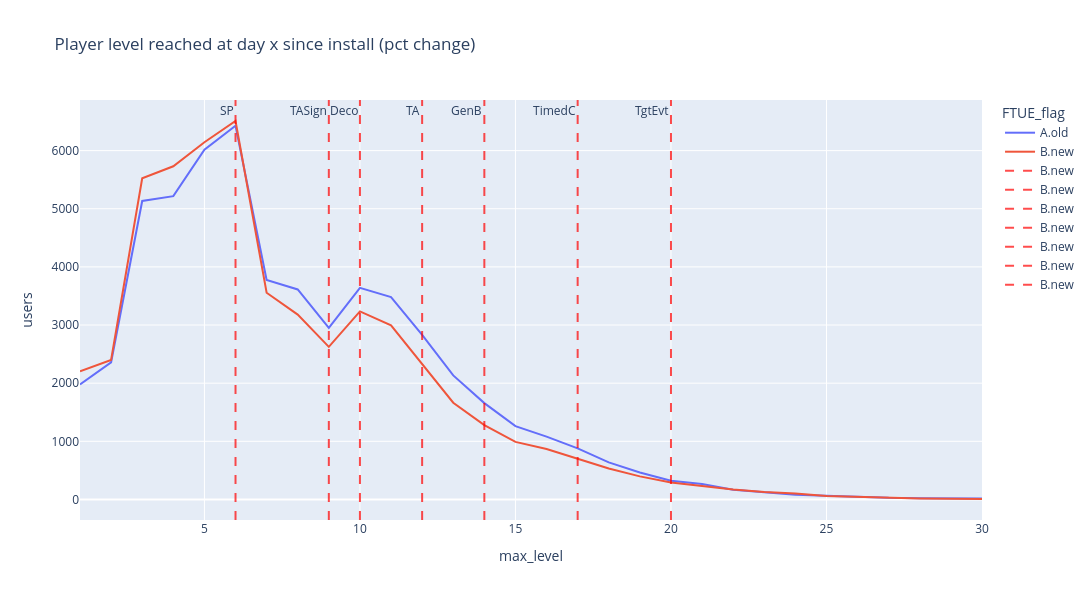
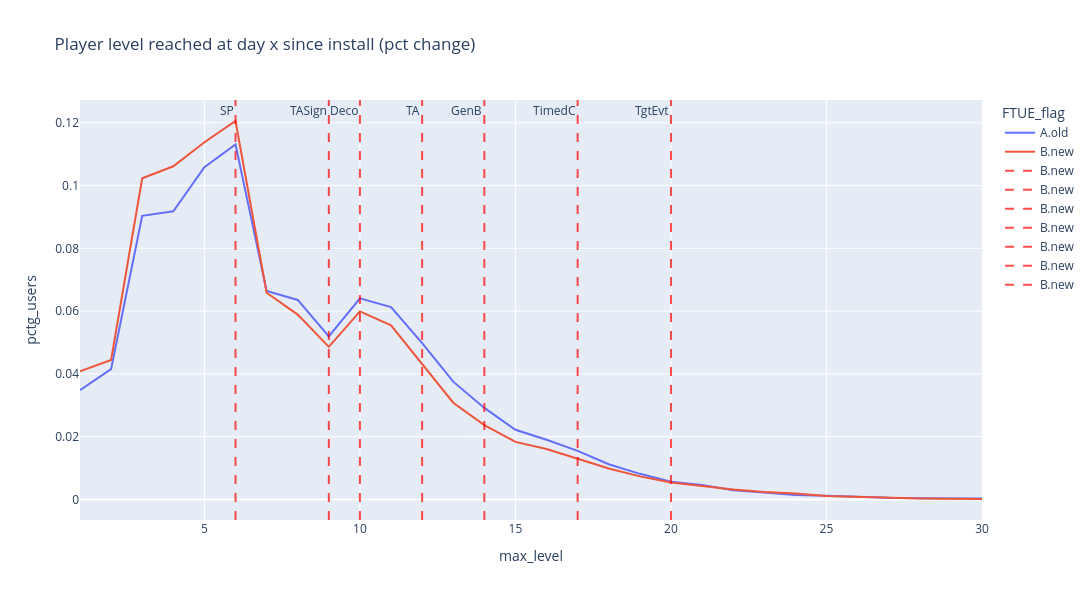

Write notebook code for charts like these, in order.
### Code cell
# hide-output
fig = px.line(pl_ftue_funnel_agg[pl_ftue_funnel_agg['max_level'] <= 30], 
              x='max_level', 
              y='users',
              color='FTUE_flag',
              title='Player level reached at day x since install (pct change)',
              width=1200,
              height=600,
              hover_data={'max_level': True, 'users': True},)

fig = add_event_annotations(fig, events_config, x_col='max_level', ftue_col='FTUE_flag', data=pl_ftue_funnel_agg)

fig.show()

# hide-output
fig = px.line(pl_ftue_funnel_agg[pl_ftue_funnel_agg['max_level'] <= 30], 
              x='max_level', 
              y='pctg_users',
              color='FTUE_flag',
              title='Player level reached at day x since install (pct change)',
              width=1200,
              height=600,
              hover_data={'max_level': True, 'users': True},)

fig = add_event_annotations(fig, events_config, x_col='max_level', ftue_col='FTUE_flag', data=pl_ftue_funnel_agg)

fig.show()

# hide-output
fig = px.line(pl_ftue_funnel_agg[pl_ftue_funnel_agg['max_level'] <= 30], 
              x='max_level', 
              y='pctg_diff_users',
              color='FTUE_flag',
              title='Player level reached at day x since install (pct change)',
              width=1200,
              height=600,
              hover_data={'max_level': True, 'users': True},)

fig = add_event_annotations(fig, events_config, x_col='max_level', ftue_col='FTUE_flag', data=pl_ftue_funnel_agg)

fig.show()

### Figure 1 — Plotly figure (JSON) as saved in the notebook; plotly's stock layout.template omitted (floating-point values rounded to 4 significant figures)
{"data": [{"hovertemplate": "FTUE_flag=A.old<br>max_level=%{x}<br>users=%{y}<extra></extra>", "legendgroup": "A.old", "line": {"color": "#636efa", "dash": "solid"}, "marker": {"symbol": "circle"}, "mode": "lines", "name": "A.old", "orientation": "v", "showlegend": true, "type": "scatter", "x": [1, 2, 3, 4, 5, 6, 7, 8, 9, 10, 11, 12, 13, 14, 15, 16, 17, 18, 19, 20, 21, 22, 23, 24, 25, 26, 27, 28, 29, 30], "xaxis": "x", "y": [1978, 2359, 5134, 5216, 6014, 6428, 3776, 3612, 2952, 3640, 3482, 2829, 2133, 1657, 1262, 1081, 879, 637, 464, 321, 264, 168, 124, 83, 66, 42, 29, 23, 17, 16], "yaxis": "y"}, {"hovertemplate": "FTUE_flag=B.new<br>max_level=%{x}<br>users=%{y}<extra></extra>", "legendgroup": "B.new", "line": {"color": "#EF553B", "dash": "solid"}, "marker": {"symbol": "circle"}, "mode": "lines", "name": "B.new", "orientation": "v", "showlegend": true, "type": "scatter", "x": [1, 2, 3, 4, 5, 6, 7, 8, 9, 10, 11, 12, 13, 14, 15, 16, 17, 18, 19, 20, 21, 22, 23, 24, 25, 26, 27, 28, 29, 30], "xaxis": "x", "y": [2203, 2398, 5523, 5730, 6144, 6509, 3555, 3180, 2624, 3235, 2995, 2331, 1664, 1279, 990, 869, 698, 532, 397, 292, 232, 170, 130, 103, 59, 41, 26, 17, 11, 8], "yaxis": "y"}], "layout": {"annotations": [{"showarrow": false, "text": "SP", "x": 6, "xanchor": "right", "xref": "x", "y": 1, "yanchor": "top", "yref": "y domain"}, {"showarrow": false, "text": "TASign", "x": 9, "xanchor": "right", "xref": "x", "y": 1, "yanchor": "top", "yref": "y domain"}, {"showarrow": false, "text": "Deco", "x": 10, "xanchor": "right", "xref": "x", "y": 1, "yanchor": "top", "yref": "y domain"}, {"showarrow": false, "text": "TA", "x": 12, "xanchor": "right", "xref": "x", "y": 1, "yanchor": "top", "yref": "y domain"}, {"showarrow": false, "text": "GenB", "x": 14, "xanchor": "right", "xref": "x", "y": 1, "yanchor": "top", "yref": "y domain"}, {"showarrow": false, "text": "TimedC", "x": 17, "xanchor": "right", "xref": "x", "y": 1, "yanchor": "top", "yref": "y domain"}, {"showarrow": false, "text": "TgtEvt", "x": 20, "xanchor": "right", "xref": "x", "y": 1, "yanchor": "top", "yref": "y domain"}], "height": 600, "legend": {"title": {"text": "FTUE_flag"}, "tracegroupgap": 0}, "shapes": [{"legendgroup": "B.new", "line": {"color": "red", "dash": "dash"}, "name": "B.new", "opacity": 0.7, "showlegend": true, "type": "line", "x0": 6, "x1": 6, "xref": "x", "y0": 0, "y1": 1, "yref": "y domain"}, {"legendgroup": "B.new", "line": {"color": "red", "dash": "dash"}, "name": "B.new", "opacity": 0.7, "showlegend": true, "type": "line", "x0": 9, "x1": 9, "xref": "x", "y0": 0, "y1": 1, "yref": "y domain"}, {"legendgroup": "B.new", "line": {"color": "red", "dash": "dash"}, "name": "B.new", "opacity": 0.7, "showlegend": true, "type": "line", "x0": 10, "x1": 10, "xref": "x", "y0": 0, "y1": 1, "yref": "y domain"}, {"legendgroup": "B.new", "line": {"color": "red", "dash": "dash"}, "name": "B.new", "opacity": 0.7, "showlegend": true, "type": "line", "x0": 12, "x1": 12, "xref": "x", "y0": 0, "y1": 1, "yref": "y domain"}, {"legendgroup": "B.new", "line": {"color": "red", "dash": "dash"}, "name": "B.new", "opacity": 0.7, "showlegend": true, "type": "line", "x0": 14, "x1": 14, "xref": "x", "y0": 0, "y1": 1, "yref": "y domain"}, {"legendgroup": "B.new", "line": {"color": "red", "dash": "dash"}, "name": "B.new", "opacity": 0.7, "showlegend": true, "type": "line", "x0": 17, "x1": 17, "xref": "x", "y0": 0, "y1": 1, "yref": "y domain"}, {"legendgroup": "B.new", "line": {"color": "red", "dash": "dash"}, "name": "B.new", "opacity": 0.7, "showlegend": true, "type": "line", "x0": 20, "x1": 20, "xref": "x", "y0": 0, "y1": 1, "yref": "y domain"}], "title": {"text": "Player level reached at day x since install (pct change)"}, "width": 1200, "xaxis": {"anchor": "y", "domain": [0, 1], "title": {"text": "max_level"}}, "yaxis": {"anchor": "x", "domain": [0, 1], "title": {"text": "users"}}}}

### Figure 2 — Plotly figure (JSON) as saved in the notebook; plotly's stock layout.template omitted (floating-point values rounded to 4 significant figures)
{"data": [{"customdata": [[1978], [2359], [5134], [5216], [6014], [6428], [3776], [3612], [2952], [3640], [3482], [2829], [2133], [1657], [1262], [1081], [879], [637], [464], [321], [264], [168], [124], [83], [66], [42], [29], [23], [17], [16]], "hovertemplate": "FTUE_flag=A.old<br>max_level=%{x}<br>pctg_users=%{y}<br>users=%{customdata[0]}<extra></extra>", "legendgroup": "A.old", "line": {"color": "#636efa", "dash": "solid"}, "marker": {"symbol": "circle"}, "mode": "lines", "name": "A.old", "orientation": "v", "showlegend": true, "type": "scatter", "x": [1, 2, 3, 4, 5, 6, 7, 8, 9, 10, 11, 12, 13, 14, 15, 16, 17, 18, 19, 20, 21, 22, 23, 24, 25, 26, 27, 28, 29, 30], "xaxis": "x", "y": [0.0348, 0.04151, 0.09033, 0.09178, 0.1058, 0.1131, 0.06644, 0.06355, 0.05194, 0.06405, 0.06127, 0.04978, 0.03753, 0.02916, 0.02221, 0.01902, 0.01547, 0.01121, 0.008164, 0.005648, 0.004645, 0.002956, 0.002182, 0.00146, 0.001161, 0.000739, 0.0005103, 0.0004047, 0.0002991, 0.0002815], "yaxis": "y"}, {"customdata": [[2203], [2398], [5523], [5730], [6144], [6509], [3555], [3180], [2624], [3235], [2995], [2331], [1664], [1279], [990], [869], [698], [532], [397], [292], [232], [170], [130], [103], [59], [41], [26], [17], [11], [8]], "hovertemplate": "FTUE_flag=B.new<br>max_level=%{x}<br>pctg_users=%{y}<br>users=%{customdata[0]}<extra></extra>", "legendgroup": "B.new", "line": {"color": "#EF553B", "dash": "solid"}, "marker": {"symbol": "circle"}, "mode": "lines", "name": "B.new", "orientation": "v", "showlegend": true, "type": "scatter", "x": [1, 2, 3, 4, 5, 6, 7, 8, 9, 10, 11, 12, 13, 14, 15, 16, 17, 18, 19, 20, 21, 22, 23, 24, 25, 26, 27, 28, 29, 30], "xaxis": "x", "y": [0.0408, 0.04441, 0.1023, 0.1061, 0.1138, 0.1206, 0.06584, 0.0589, 0.0486, 0.05992, 0.05547, 0.04317, 0.03082, 0.02369, 0.01834, 0.0161, 0.01293, 0.009853, 0.007353, 0.005408, 0.004297, 0.003149, 0.002408, 0.001908, 0.001093, 0.0007594, 0.0004816, 0.0003149, 0.0002037, 0.0001482], "yaxis": "y"}], "layout": {"annotations": [{"showarrow": false, "text": "SP", "x": 6, "xanchor": "right", "xref": "x", "y": 1, "yanchor": "top", "yref": "y domain"}, {"showarrow": false, "text": "TASign", "x": 9, "xanchor": "right", "xref": "x", "y": 1, "yanchor": "top", "yref": "y domain"}, {"showarrow": false, "text": "Deco", "x": 10, "xanchor": "right", "xref": "x", "y": 1, "yanchor": "top", "yref": "y domain"}, {"showarrow": false, "text": "TA", "x": 12, "xanchor": "right", "xref": "x", "y": 1, "yanchor": "top", "yref": "y domain"}, {"showarrow": false, "text": "GenB", "x": 14, "xanchor": "right", "xref": "x", "y": 1, "yanchor": "top", "yref": "y domain"}, {"showarrow": false, "text": "TimedC", "x": 17, "xanchor": "right", "xref": "x", "y": 1, "yanchor": "top", "yref": "y domain"}, {"showarrow": false, "text": "TgtEvt", "x": 20, "xanchor": "right", "xref": "x", "y": 1, "yanchor": "top", "yref": "y domain"}], "height": 600, "legend": {"title": {"text": "FTUE_flag"}, "tracegroupgap": 0}, "shapes": [{"legendgroup": "B.new", "line": {"color": "red", "dash": "dash"}, "name": "B.new", "opacity": 0.7, "showlegend": true, "type": "line", "x0": 6, "x1": 6, "xref": "x", "y0": 0, "y1": 1, "yref": "y domain"}, {"legendgroup": "B.new", "line": {"color": "red", "dash": "dash"}, "name": "B.new", "opacity": 0.7, "showlegend": true, "type": "line", "x0": 9, "x1": 9, "xref": "x", "y0": 0, "y1": 1, "yref": "y domain"}, {"legendgroup": "B.new", "line": {"color": "red", "dash": "dash"}, "name": "B.new", "opacity": 0.7, "showlegend": true, "type": "line", "x0": 10, "x1": 10, "xref": "x", "y0": 0, "y1": 1, "yref": "y domain"}, {"legendgroup": "B.new", "line": {"color": "red", "dash": "dash"}, "name": "B.new", "opacity": 0.7, "showlegend": true, "type": "line", "x0": 12, "x1": 12, "xref": "x", "y0": 0, "y1": 1, "yref": "y domain"}, {"legendgroup": "B.new", "line": {"color": "red", "dash": "dash"}, "name": "B.new", "opacity": 0.7, "showlegend": true, "type": "line", "x0": 14, "x1": 14, "xref": "x", "y0": 0, "y1": 1, "yref": "y domain"}, {"legendgroup": "B.new", "line": {"color": "red", "dash": "dash"}, "name": "B.new", "opacity": 0.7, "showlegend": true, "type": "line", "x0": 17, "x1": 17, "xref": "x", "y0": 0, "y1": 1, "yref": "y domain"}, {"legendgroup": "B.new", "line": {"color": "red", "dash": "dash"}, "name": "B.new", "opacity": 0.7, "showlegend": true, "type": "line", "x0": 20, "x1": 20, "xref": "x", "y0": 0, "y1": 1, "yref": "y domain"}], "title": {"text": "Player level reached at day x since install (pct change)"}, "width": 1200, "xaxis": {"anchor": "y", "domain": [0, 1], "title": {"text": "max_level"}}, "yaxis": {"anchor": "x", "domain": [0, 1], "title": {"text": "pctg_users"}}}}
